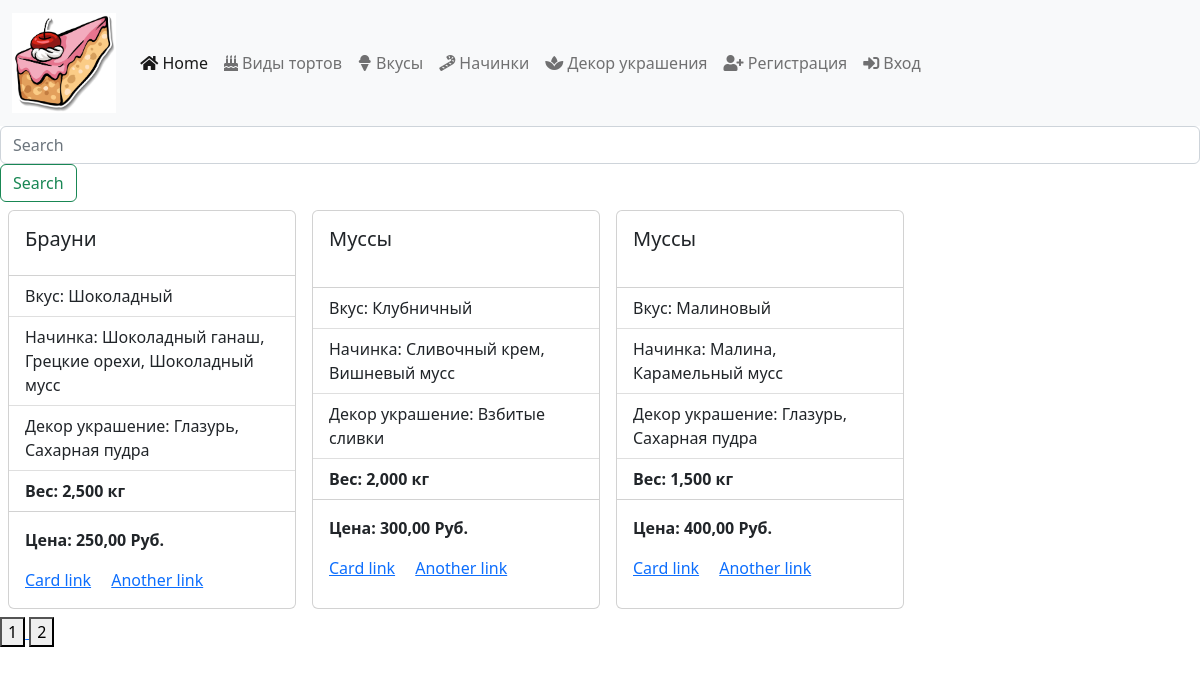
/pastries/, run on an earlier commit of the app's database.
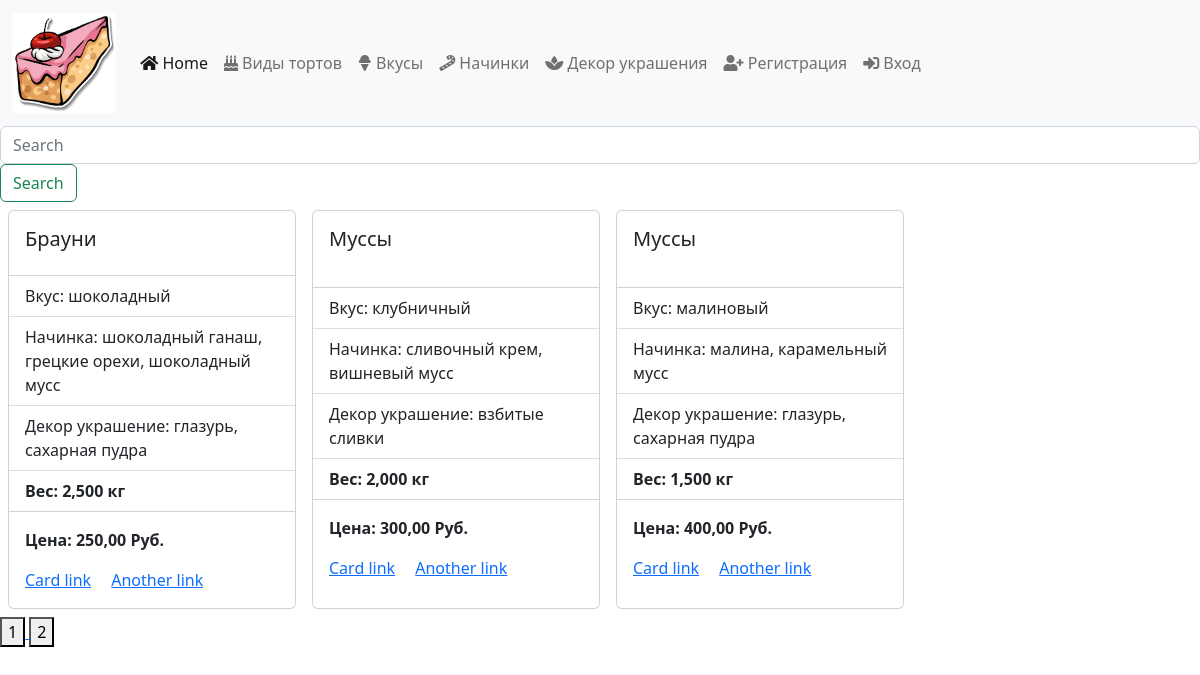
And on a later commit of the database.
### pastries/models.py (models this page shows, shortened)
class Cake(models.Model):
    image = models.ImageField(upload_to='cakes/', blank=True, null=True)
    cake_type = models.ForeignKey(CakeType, on_delete=models.SET_NULL, null=True, blank=True)
    taste = models.ForeignKey(Taste, on_delete=models.SET_NULL, null=True, blank=True)
    fillings = models.ManyToManyField(Filling, blank=True)
    toppings = models.ManyToManyField(Topping, blank=True)
    weight = models.DecimalField(max_digits=6, decimal_places=3, blank=True, null=True)
    price = models.DecimalField(max_digits=5, decimal_places=2, blank=True, null=True)
    available = models.BooleanField(default=True)
    add_info = models.TextField(blank=True, null=True)  # новое поле
    class Meta:
        verbose_name = 'Торт'
        verbose_name_plural = 'Торты'

class Taste(models.Model):
    name = models.CharField(max_length=200)
    description = models.TextField(blank=True, null=True)
    available = models.BooleanField(default=True)
    class Meta:
        verbose_name = 'Вкус'
        verbose_name_plural = 'Вкусы'

class Topping(models.Model):
    name = models.CharField(max_length=200)
    description = models.TextField(blank=True, null=True)
    available = models.BooleanField(default=True)
    cake_types = models.ManyToManyField(CakeType, blank=True)
    tastes = models.ManyToManyField(Taste, blank=True)
    class Meta:
        verbose_name = 'Топпинг'
        verbose_name_plural = 'Топпинги'

class CakeType(models.Model):
    name = models.CharField(max_length=200)
    description = models.TextField(blank=True, null=True)
    available = models.BooleanField(default=True)
    class Meta:
        verbose_name = 'Тип торта'
        verbose_name_plural = 'Типы тортов'
    def __str__(self):
        return self.name

### pastries/views.py (the view, shortened to what this page needs)
# urls.py: path('pastries/', views.PastriesCBV.as_view(), name='pastries'),
class PastriesCBV(ListView):
    model = Cake
    template_name = "pastries/pastries.html"
    def get(self, request, *args, **kwargs):
        cakes = self.model.objects.all()
        search_query = request.GET.get('q', '')  # Получаем поисковый запрос, если он есть, иначе - пустая строка
        page = int(request.GET.get('page', 1))
        max_page = math.ceil(cakes.count() / PAGINATION_LIMIT)
        cakes = cakes[(page - 1) * PAGINATION_LIMIT:page * PAGINATION_LIMIT]
        cakes_data = []
        for cake in cakes:
            fillings = ", ".join([filling.name for filling in cake.fillings.all()])
            toppings = ", ".join([topping.name for topping in cake.toppings.all()])
            cakes_data.append({
                'cake': cake,
                'fillings': fillings,
                'toppings': toppings,
                'user': request.user,
            })
        pages = range(1, max_page + 1)
        return render(request, self.template_name, {'cakes_data': cakes_data, 'pages': pages})

### pastries/templates/pastries/pastries.html
{% extends 'layouts/index.html' %}
{% block content %}
    <form class="form-inline my-2 my-lg-0" method="GET" action="/pastries/">
        <input class="form-control mr-sm-2" type="search" placeholder="Search" aria-label="Search" name="q">
        <button class="btn btn-outline-success my-2 my-sm-0" type="submit">Search</button>
    </form>
    <div class="cakes d-flex flex-wrap">
        {% for data in cakes_data %}
            <div class="card m-2" style="width: 18rem;">
              <div class="card-body">
                <h5 class="card-title">{{ data.cake.cake_type|capfirst }}</h5>
              </div>
              <ul class="list-group list-group-flush">
                <li class="list-group-item">Вкус: {{ data.cake.taste.name }}</li>
                <li class="list-group-item">Начинка: {{ data.fillings }}</li>
                <li class="list-group-item">Декор украшение: {{ data.toppings }}</li>
                <li class="list-group-item"><strong>Вес: {{ data.cake.weight }} кг</strong></li>
              </ul>
              <div class="card-body">
                <p class="card-text"><strong>Цена: {{ data.cake.price }} Руб.</strong></p>
                  <a href="/cakes/{{ data.cake.id }}/" class="card-link">Card link</a>
                  <a href="#" class="card-link">Another link</a>
              </div>
            </div>
        {% endfor %}
    </div>
    <div class="pages">
        {% for page in pages %}
            <a href= "/pastries/?page={{ page }}">
                <button> {{ page }} </button>
            </a>
        {% endfor %}
    </div>
{% endblock %}

What changed in the data, as far as the page shows it:
changed through a linked row, Cake "Брауни": cake.taste.name "Шоколадный" → "шоколадный"; fillings "Шоколадный ганаш, Грецкие орехи, Шоколадный мусс" → "шоколадный ганаш, грецкие орехи, шоколадный мусс"; toppings "Глазурь, Сахарная пудра" → "глазурь, сахарная пудра"
changed through a linked row, Cake: cake.taste.name "Клубничный" → "клубничный"; fillings "Сливочный крем, Вишневый мусс" → "сливочный крем, вишневый мусс"; toppings "Взбитые сливки" → "взбитые сливки"
changed through a linked row, Cake: cake.taste.name "Малиновый" → "малиновый"; fillings "Малина, Карамельный мусс" → "малина, карамельный мусс"; toppings "Глазурь, Сахарная пудра" → "глазурь, сахарная пудра"
